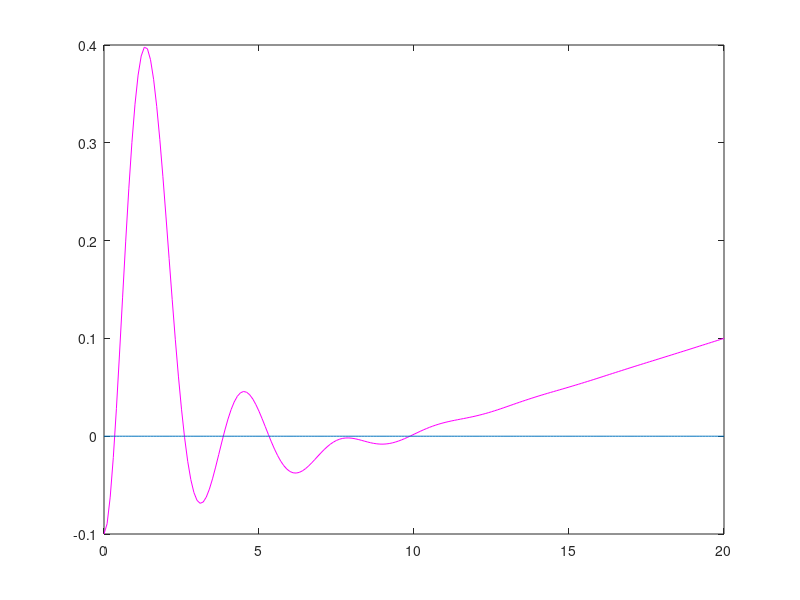

MATLAB code to generate this figure:
clear
clc

x = 0:0.1:20; % Define the domain
y = sin (x).^2.*exp(-x/2)+0.01.*x-0.1; % Define y as a function of x
intercept = zeros(1,length(x)); % Draw a line for y = 0 to find intercepts
plot(x, y, "m", x , intercept);
